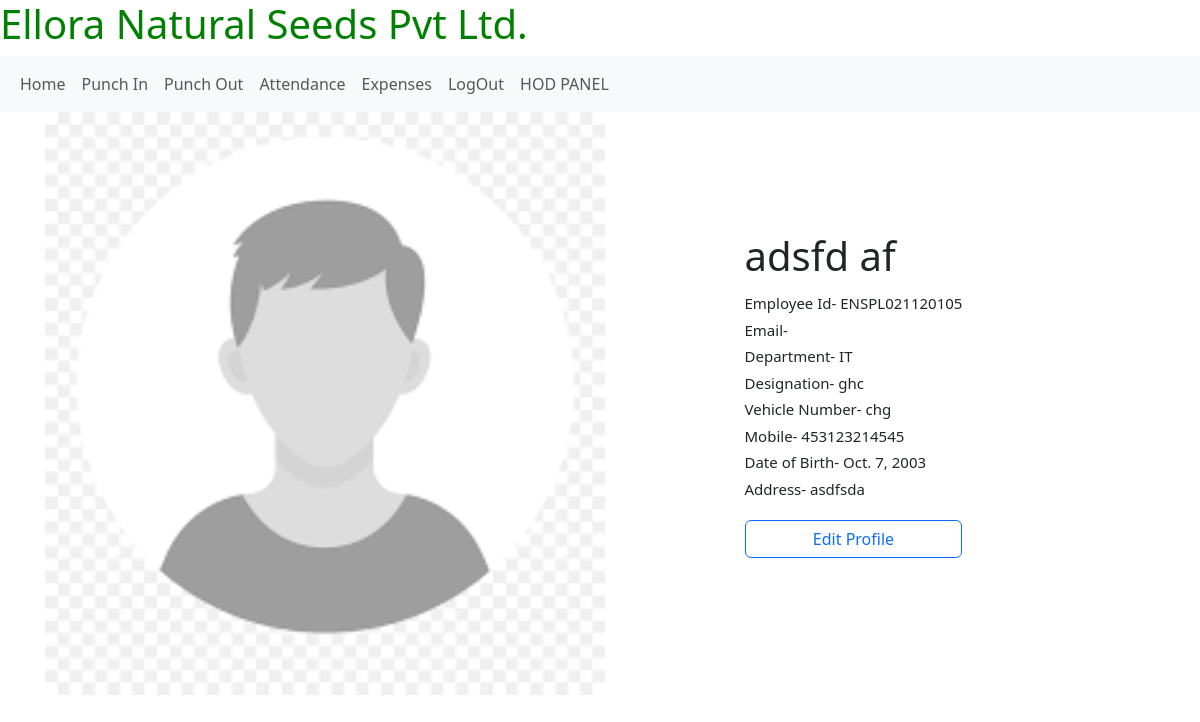
Screenshot of /profile/ (signed in) with the database file from the repository.
### ENSApp/models.py (models this page shows, shortened)
class EmployeeProfile(models.Model):
    DEPARTMENT_CHOICES = [
        ('Account', 'Account'),
        ('Admin', 'Admin'),
        ('Biotech', 'Biotech'),
        ('Construction', 'Construction'),
        ('Electrical', 'Electrical'),
        ('FWD', 'FWD'),
        ('General', 'General'),
        ('HR', 'HR'),
        ('International Business Unit (IBU)', 'International Business Unit (IBU)'),
        ('IT', 'IT'),
        ('Logistics', 'Logistics'),
        ('Production(Onion)', 'Production(Onion)'),
        ('Production(Veg)', 'Production(Veg)'),
        ('Production(Maize)', 'Production(Maize)'),
        ('MD', 'MD'),
        ('Purchase', 'Purchase'),
        ('QA', 'QA'),
        ('R&D', 'R&D'),
        ('Security', 'Security'),
        ('SPT', 'SPT'),
        ('Vehicle', 'Vehicle'),
    ]
    user = models.OneToOneField(User, on_delete=models.CASCADE)
    profile_picture = models.ImageField(upload_to='images/', default='default.png')
    department = models.CharField(max_length=100,choices=DEPARTMENT_CHOICES)
    designation = models.CharField(max_length=100)
    vehicle_number=models.CharField(max_length=15)
    phone_number = models.CharField(max_length=20)
    birth_date = models.DateField(null=True, blank=True)
    address = models.CharField(max_length=200)
    work_location = models.CharField(max_length=30, blank=True)

### ENSApp/views.py (the view)
# urls.py: path('profile/', profile, name='profile'),
@login_required
def profile(request):
    try:
        user = request.user
        user_profile = EmployeeProfile.objects.get(user=user)
    except EmployeeProfile.DoesNotExist:
        return render(request, 'profile.html',{'user_profile': False})
    return render(request, 'profile.html', {'user': user, 'user_profile': user_profile})

### ENSApp/templatetags/templatetags.py (called while the page is built)
@register.filter(name='in_group')
def in_group(user, group_name):
    try:
        group = Group.objects.get(name=group_name)
        return group in user.groups.all()
    except Group.DoesNotExist:
        return False

### ENSApp/templates/profile.html (shortened to what this page needs)
{% extends "base.html" %} {% load static %} {% block body %}
<div class="">
  <div class="text">
    <div class="container">
      {% if user_profile %}
      <div class="image">
        <img src="{{user_profile.profile_picture.url}}" alt="Profile Picture" width="700" height="auto" loading="lazy"
          style="max-height: 85vh" />
      </div>
      <div class="d-flex flex-column w-full h-full justify-content-between gap-1">
        <h1 class="mb-2">{{ user.first_name }} {{ user.last_name }}</h1>
        <span>Employee Id- {{ user.username }}</span>
        <span>Email- {{ user.email }}</span>
        <span> Department- {{ user_profile.department }}</span>
        <span>Designation- {{ user_profile.designation }}</span>
        <span> Vehicle Number- {{ user_profile.vehicle_number }}</span>
        <span>Mobile- {{ user_profile.phone_number }}</span>
        <span>Date of Birth- {{ user_profile.birth_date }}</span>
        <span>Address- {{ user_profile.address }}</span>
        <a href="{% url 'edit_profile' %}" class="btn btn-outline-primary my-3">Edit Profile</a>
      </div>
      {% endif %}
    </div>
    {% endblock body %} {% block style %} {% endblock style %}

### ENSApp/templates/base.html (style rules this page uses)
.container { display: flex; align-items: center; justify-content: flex-start }
img { max-width: 80%; max-height: 50%; }
.text { font-size: 15px; padding-left: 5px; }

### rows the page displays
EmployeeProfile: profile_picture (placeholder picture), department "IT", designation "ghc", vehicle_number "chg", phone_number "453123214545", birth_date "Oct. 7, 2003", address "asdfsda"

### other values shown
{{ user.first_name }} "adsfd"
{{ user.last_name }} "af"
{{ user.username }} "ENSPL021120105"
